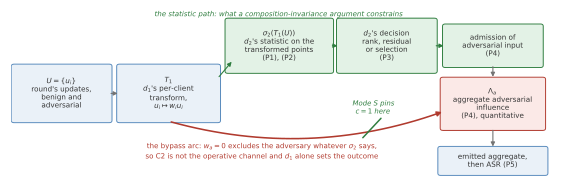

Write the Python code that produced this figure.
"""
The composed FL pipeline as a DAG, which is NOT the same graph as identification_dag.py.

Two reviews have now asked for "a formal DAG of the composed pipeline" and pointed at
identification_dag.pdf as though it were one. It is not: that figure is a DAG of the EVALUATION
DESIGN (P, S, the gate G, and the do(T) repair), and it says nothing about what a client update
passes through. This figure draws the pipeline itself, and the two must not be conflated:

  - the STATISTIC PATH (top): the round's updates are transformed per client by d_1, the downstream
    defense computes its statistic on the TRANSFORMED points, that statistic drives d_2's decision,
    and the decision determines whether adversarial input is admitted. The paper's preservation
    levels sit on this path: P1-P3 on the statistic and the decision, P4 on admission.

  - the BYPASS ARC (bottom, drawn red): d_1's own weights reach aggregate adversarial influence
    WITHOUT passing through sigma_2 at all. When d_1 sets an adversary's weight to zero the
    adversary is excluded whatever d_2's statistic says, so C2 is not the operative channel and the
    composition's outcome is d_1's alone. This is the arc the annihilation lemma is about and the
    arc Mode S cuts by pinning every adversary's coefficient at c = 1, which is the whole reason
    Mode S exists and is also the reason it is an instrument rather than a defense.

Reading the two together is the point: an argument that only preserves the statistic constrains the
top path and leaves the bottom one free, which is why statistic preservation does not identify
suppression preservation.

NO theorem, proposition, corollary or lemma NUMBER is drawn into this PDF, and none should be added:
the two papers number the same results differently, so a baked number is wrong in one document while
still resolving to a real result in both -- a defect no build warning or `??` scan can see. The
numbers belong in the caption, which reaches them through \\ref. Same rule as identification_dag.py.

This figure draws no measured quantity, so it reads no results file and there is nothing to keep in
sync with the prose. It writes to paper/figures/ ONLY: it is an ICLR-only appendix float and the
workshop body has no room for it.
"""
import os

import matplotlib
matplotlib.use("Agg")
import matplotlib.pyplot as plt
from matplotlib.patches import FancyArrowPatch, FancyBboxPatch

HERE = os.path.dirname(os.path.abspath(__file__))

INK = "0.20"
GREY = "0.45"
BLUE_F, BLUE_E = "#eaf1f8", "#5588bb"
RED_F, RED_E = "#fbe9e7", "#b03a2e"
GREEN_F, GREEN_E = "#e3f2e6", "#2f7d3f"

BOX = dict(boxstyle="round,pad=0.09", linewidth=0.7)

# Sized to the ICLR text block (\linewidth = 397.5pt = 5.51in) so the PDF is included at 1:1 and
# the point sizes below are the point sizes on the page, exactly as identification_dag.py.
fig = plt.figure(figsize=(5.51, 1.72))
ax = fig.add_subplot(111)
ax.set_xlim(0, 17.4)
ax.set_ylim(0, 6.9)
ax.axis("off")


def node(x, y, text, fc, ec, w, h, fs=5.4):
    ax.add_patch(FancyBboxPatch((x - w / 2, y - h / 2), w, h,
                                facecolor=fc, edgecolor=ec, **BOX))
    ax.text(x, y, text, ha="center", va="center", fontsize=fs, color=INK, linespacing=1.25)


def arrow(x0, y0, x1, y1, color=GREY, lw=0.8, rad=0.0):
    ax.add_patch(FancyArrowPatch((x0, y0), (x1, y1), arrowstyle="-|>", mutation_scale=6,
                                 linewidth=lw, color=color, shrinkA=1, shrinkB=1,
                                 connectionstyle="arc3,rad=%.3f" % rad))


# ------------------------------------------------------------------ the two upstream nodes
node(1.62, 3.45, "$U=\\{u_i\\}$\nround's updates,\nbenign and\nadversarial", BLUE_F, BLUE_E, 3.05, 2.24, 5.2)
node(5.05, 3.45, "$T_1$\n$d_1$'s per-client\ntransform,\n$u_i \\mapsto w_i u_i$", BLUE_F, BLUE_E, 3.15, 2.24, 5.2)
arrow(3.16, 3.45, 3.46, 3.45)

# ------------------------------------------------------------------ the statistic path (top)
node(8.60, 5.42, "$\\sigma_2(T_1(U))$\n$d_2$'s statistic on the\ntransformed points\n(P1), (P2)", GREEN_F, GREEN_E, 3.30, 2.10, 5.2)
node(12.05, 5.42, "$d_2$'s decision\nrank, residual\nor selection\n(P3)", GREEN_F, GREEN_E, 3.05, 2.10, 5.2)
node(15.45, 5.42, "admission of\nadversarial input\n(P4)", GREEN_F, GREEN_E, 3.05, 1.62, 5.2)
arrow(6.64, 4.10, 7.10, 4.80, color=GREEN_E)
arrow(10.26, 5.42, 10.51, 5.42, color=GREEN_E)
arrow(13.59, 5.42, 13.91, 5.42, color=GREEN_E)
ax.text(8.60, 6.72, "the statistic path: what a composition-invariance argument constrains",
        ha="center", va="center", fontsize=5.1, style="italic", color=GREEN_E)

# ------------------------------------------------------------------ influence and outcome
node(15.45, 3.02, "$\\Lambda_a$\naggregate adversarial\ninfluence\n(P4), quantitative", RED_F, RED_E, 3.20, 2.02, 5.2)
node(15.45, 0.66, "emitted aggregate,\nthen ASR (P5)", BLUE_F, BLUE_E, 3.35, 1.02, 5.2)
arrow(15.45, 4.61, 15.45, 4.08, color=GREY)
arrow(15.45, 1.98, 15.45, 1.20, color=GREY)

# ------------------------------------------------------------------ the bypass arc (bottom)
ax.add_patch(FancyArrowPatch((5.05, 2.30), (13.90, 2.72), arrowstyle="-|>", mutation_scale=7,
                             linewidth=1.15, color=RED_E, shrinkA=2, shrinkB=2,
                             connectionstyle="arc3,rad=0.16"))
ax.text(8.05, 1.02, "the bypass arc: $w_a{=}0$ excludes the adversary whatever $\\sigma_2$ says,\n"
                    "so C2 is not the operative channel and $d_1$ alone sets the outcome",
        ha="center", va="center", fontsize=5.1, color=RED_E, linespacing=1.35)

# Mode S cuts the bypass arc: a tick across it, not a node, because pinning c=1 removes the arc
# rather than adding a stage to the pipeline.
ax.plot([11.28, 11.86], [1.62, 2.42], color=GREEN_E, linewidth=1.1, solid_capstyle="round")
ax.text(11.62, 2.86, "Mode S pins\n$c{=}1$ here", ha="center", va="center",
        fontsize=5.0, style="italic", color=GREEN_E, linespacing=1.25)

fig.subplots_adjust(left=0.006, right=0.996, top=0.985, bottom=0.01)
out = os.path.join(HERE, "pipeline_dag.pdf")
plt.savefig(out, bbox_inches="tight")
print("Saved:", out)
